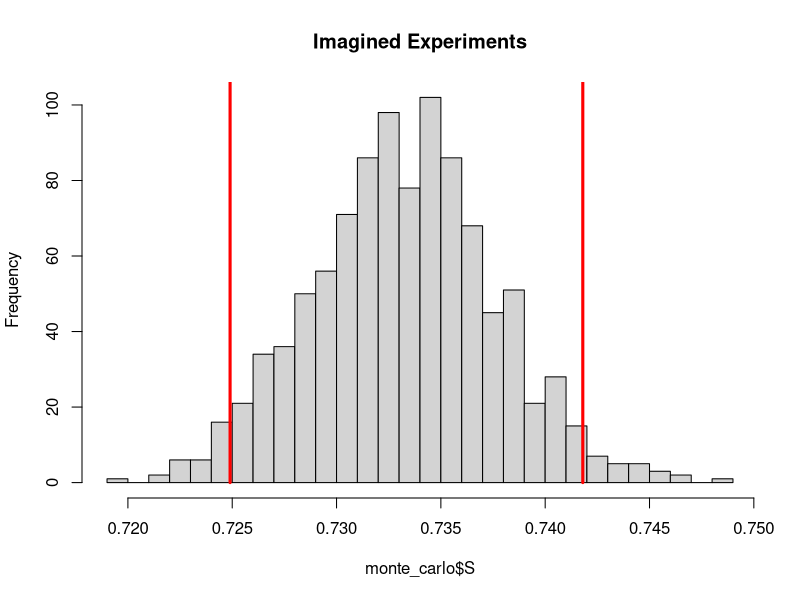
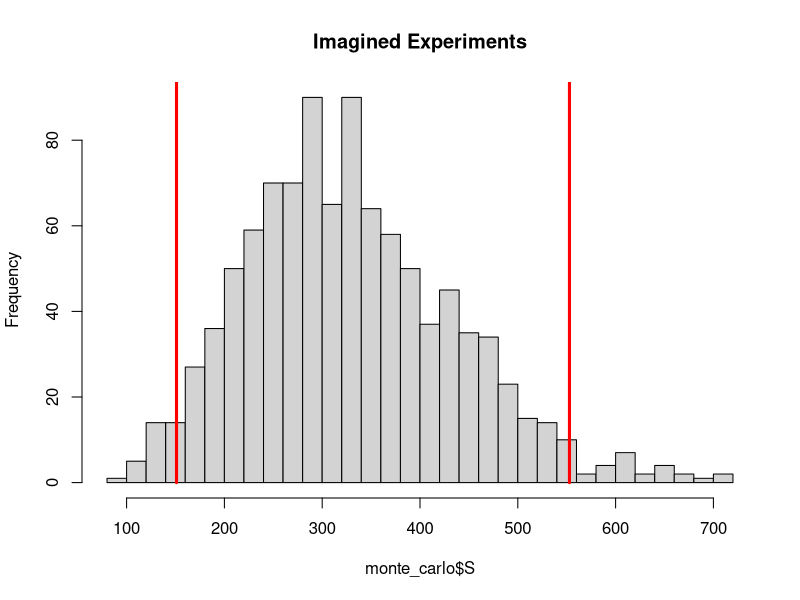

Write the R code that produced these figures, in order.
## ---- chunk 1
library(tidyverse)
library(purrr)
## ---- chunk 2
n = 10000
phat = 7334 / 10000

phat

simulate_S = function(){
  X = rbernoulli(n = n, phat)
  S = mean(X)
  return(S)
}

## monte_carlo
r = 1000
monte_carlo = data.frame(replicate = 1:r, 
                         S = rep(NA,r)) 
for(i in 1:r){
  monte_carlo$S[i] = simulate_S()
}

monte_carlo = as_tibble(monte_carlo)

qs = monte_carlo$S %>% quantile(prob =c(.025, .975))

hist(monte_carlo$S, main = "Imagined Experiments", breaks = 30)
lines(qs[1]*c(1,1), c(0,10^9), col = "red", lwd = 3)
lines(qs[2]*c(1,1), c(0,10^9), col = "red", lwd = 3)
## ---- chunk 3
burn_out = c(103,6,517,254,966,381,286,535,239,67)
## ---- chunk 4
phat = 1/mean(burn_out)
## ---- chunk 5
n = length(burn_out)

simulate_S = function(){
  X = rgeom(n,phat)
  S = mean(X)
  return(S)
}


r = 1000
monte_carlo = data.frame(replicate = 1:r, 
                         S = rep(NA,r)) 
for(i in 1:r){
  monte_carlo$S[i] = simulate_S()
}

monte_carlo = as_tibble(monte_carlo)

qs = monte_carlo$S %>% quantile(prob =c(.025, .975))
qs

hist(monte_carlo$S, main = "Imagined Experiments", breaks = 30)
lines(qs[1]*c(1,1), c(0,10^9), col = "red", lwd = 3)
lines(qs[2]*c(1,1), c(0,10^9), col = "red", lwd = 3)
## ---- chunk 6
#  X1,…,Xn∈{0,1} where Xi = 1 denotes packers win the game in week i.
n = 16
phat = 13/16

simulate_S = function(){
  X = rbernoulli(n=n,  phat)
  S = mean(X)
  return(S)
}

r = 1000
monte_carlo = data.frame(replicate = 1:r, 
                         S = rep(NA,r)) 
for(i in 1:r){
  monte_carlo$S[i] = simulate_S()
}

monte_carlo = as_tibble(monte_carlo)

qs = monte_carlo$S %>% quantile(prob =c(.050, .950))
qs
## ---- chunk 7
phat = 8 / 502
n = 31375

simulate_S = function(){
  X = rbernoulli(n=n,  phat)
  S = mean(X)
  return(S)
}

r = 1000
monte_carlo = data.frame(replicate = 1:r, 
                         S = rep(NA,r)) 
for(i in 1:r){
  monte_carlo$S[i] = simulate_S()
}

monte_carlo = as_tibble(monte_carlo)

qs = monte_carlo$S %>% quantile(prob =c(.025, .975))
qs
